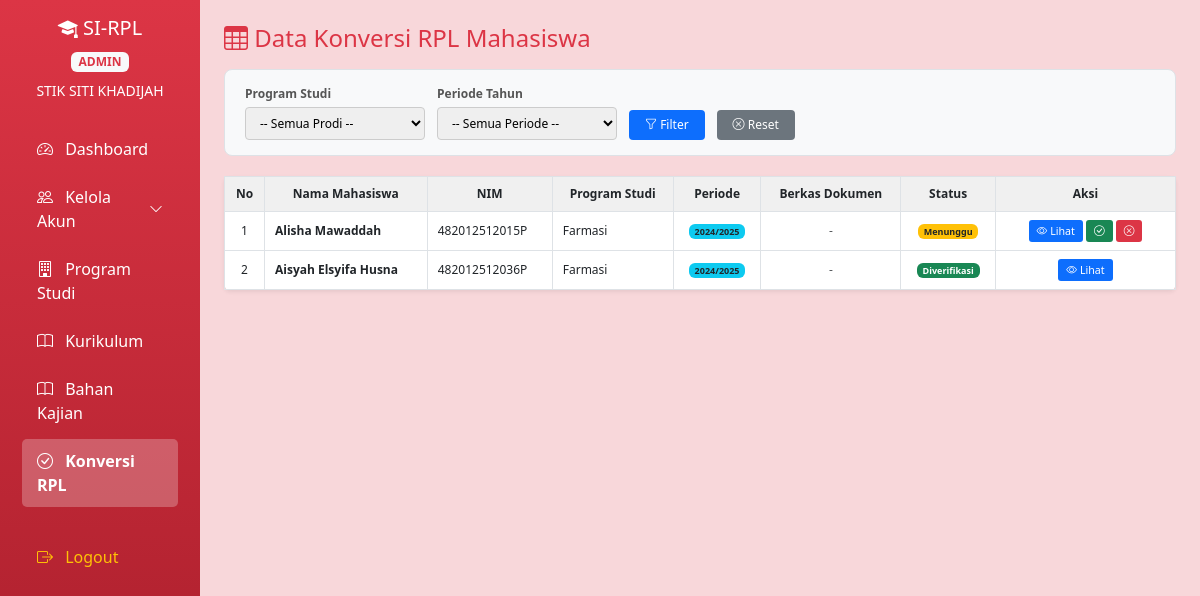
Page /dashboard.php?page=rpl/konversi (signed in) on the committed database.
### tables this page shows
CREATE TABLE `konversi_header` (
  `id` int(11) NOT NULL,
  `id_mahasiswa` int(11) DEFAULT NULL,
  `periode_tahun` varchar(9) NOT NULL,
  `nama_asal` varchar(100) DEFAULT NULL,
  `nim_asal` varchar(50) DEFAULT NULL,
  `pt_asal` varchar(100) DEFAULT NULL,
  `prodi_asal` varchar(100) DEFAULT NULL,
  `nama_tujuan` varchar(100) DEFAULT NULL,
  `nim_tujuan` varchar(50) DEFAULT NULL,
  `pt_tujuan` varchar(100) DEFAULT NULL,
  `prodi_tujuan` varchar(100) DEFAULT NULL,
  `berkas_silabus` varchar(255) DEFAULT NULL,
  `berkas_transkrip` varchar(255) DEFAULT NULL,
  `status` enum('draft','menunggu','diverifikasi','ditolak') DEFAULT 'draft',
  `created_at` timestamp NOT NULL DEFAULT current_timestamp()
);

### pages/rpl/konversi.php (the view, shortened to what this page needs)
<?php
    require_once __DIR__ . '/../../config/database.php';
    $sql = "SELECT * FROM konversi_header WHERE 1=1";
    $sql .= " ORDER BY id DESC";
    $stmt = $conn->prepare($sql);
    $stmt->execute();
    $result = $stmt->get_result();
    $badge_class = [
        'draft' => 'bg-secondary',
        'menunggu' => 'bg-warning text-dark',
        'diverifikasi' => 'bg-success',
        'ditolak' => 'bg-danger'
    ];
?>
<h4 class="text-danger mb-3">
    <i class="bi bi-table"></i> Data Konversi RPL Mahasiswa
</h4>
<div class="filter-card">
    <form method="GET" action="" class="filter-form">
        <div class="filter-group">
            <label>Program Studi</label>
            <select name="prodi">
                <option value="">-- Semua Prodi --</option>
            </select>
        </div>
        <div class="filter-group">
            <label>Periode Tahun</label>
            <select name="periode">
                <option value="">-- Semua Periode --</option>
            </select>
        </div>
        <button type="submit" class="btn-filter">
            <i class="bi bi-funnel"></i> Filter
        </button>
        <a href="?page=petugas/konversi_rpl" class="btn-reset">
            <i class="bi bi-x-circle"></i> Reset
        </a>
    </form>
</div>
<div class="card border-0 shadow-sm">
    <div class="card-body p-0">
        <div class="table-responsive">
            <table class="data-table">
                <thead>
                    <tr>
                        <th width="40">No</th>
                        <th>Nama Mahasiswa</th>
                        <th>NIM</th>
                        <th>Program Studi</th>
                        <th>Periode</th>
                        <th>Berkas Dokumen</th>
                        <th>Status</th>
                        <th width="180">Aksi</th>
                    </tr>
                </thead>
                <tbody>
                    <?php if ($result->num_rows == 0): ?>
                    <tr>
                        <td colspan="8" class="text-center py-4 text-muted">
                            <i class="bi bi-inbox fs-1 d-block mb-2 opacity-50"></i>
                            Tidak ada data konversi
                        </td>
                    </tr>
                    <?php else: ?>
                        <?php $no = 1; while ($row = $result->fetch_assoc()): ?>
                        <tr>
                            <td class="text-center"><?= $no++ ?></td>
                            <td class="fw-bold"><?= htmlspecialchars($row['nama_tujuan'] ?? '-') ?></td>
                            <td><?= htmlspecialchars($row['nim_tujuan'] ?? '-') ?></td>
                            <td><?= htmlspecialchars($row['prodi_tujuan'] ?? '-') ?></td>
                            <td class="text-center">
                                <span class="badge bg-info text-dark"><?= htmlspecialchars($row['periode_tahun'] ?? '-') ?></span>
                            </td>
                            <td class="text-center">
                                <?php if (!empty($row['berkas_dokumen'])): ?>
                                <a href="<?= htmlspecialchars($row['berkas_dokumen']) ?>" target="_blank" class="berkas-link">
                                    <i class="bi bi-file-earmark-text"></i> Lihat Berkas
                                </a>
                                <?php else: ?>
                                <span class="text-muted">-</span>
                                <?php endif; ?>
                            </td>
                            <td class="text-center">
                                <span class="badge <?= $badge_class[$row['status']] ?? 'bg-secondary' ?>">
                                    <?= ucfirst($row['status'] ?? 'draft') ?>
                                </span>
                            </td>
                            <td class="text-center">
                                <a href="?page=rpl/lihat_konversi&id=<?= $row['id'] ?>" class="btn-aksi btn-lihat" title="Lihat Hasil Konversi">
                                    <i class="bi bi-eye"></i> Lihat
                                </a>
                                <?php if ($row['status'] == 'menunggu'): ?>
                                <button type="button" class="btn-aksi btn-verifikasi"
                                        onclick="openModal('verifikasi', <?= $row['id'] ?>, '<?= htmlspecialchars($row['nama_tujuan']) ?>')"
                                        title="Verifikasi">
                                    <i class="bi bi-check-circle"></i>
                                </button>
                                <button type="button" class="btn-aksi btn-tolak"
                                        onclick="openModal('tolak', <?= $row['id'] ?>, '<?= htmlspecialchars($row['nama_tujuan']) ?>')"
                                        title="Tolak">
                                    <i class="bi bi-x-circle"></i>
                                </button>
                                <?php endif; ?>
                            </td>
                        </tr>
                        <?php endwhile; ?>
                    <?php endif; ?>
                </tbody>
            </table>
        </div>
    </div>
</div>

### assets/css/custom.css (style rules this page uses)
:root { --primary-red: #dc3545; --dark-red: #a71d2a; --light-red: #f8d7da; }
body { background-color: #f4f6f9; }

### pages/rpl/konversi.php (style rules this page uses)
.filter-card { background: #f8f9fa; border: 1px solid #dee2e6; border-radius: 8px; padding: 15px 20px; margin-bottom: 20px; }
.filter-form { display: flex; gap: 12px; align-items: end; flex-wrap: wrap; }
.filter-group { display: flex; flex-direction: column; gap: 4px; }
.filter-group label { font-size: 9pt; font-weight: 600; color: #555; }
.filter-group select { padding: 6px 10px; border: 1px solid #ccc; border-radius: 4px; font-size: 9pt; min-width: 180px; }
.btn-filter { padding: 6px 16px; background: #0d6efd; color: #fff; border: none; border-radius: 4px; font-size: 9pt; cursor: pointer; }
.btn-reset { padding: 6px 16px; background: #6c757d; color: #fff; border: none; border-radius: 4px; font-size: 9pt; text-decoration: none; }
.data-table { width: 100%; border-collapse: collapse; font-size: 9pt; }
.data-table th, .data-table td { border: 1px solid #dee2e6; padding: 8px 10px; vertical-align: middle; }
.data-table th { background: #f0f0f0; font-weight: 600; text-align: center; }
.text-center { text-align: center; }
.btn-aksi { padding: 3px 8px; border-radius: 3px; font-size: 8pt; text-decoration: none; display: inline-flex; align-items: center; gap: 3px; cursor: pointer; border: none; }
.btn-lihat { background: #0d6efd; color: #fff; }
.btn-verifikasi { background: #198754; color: #fff; }
.btn-tolak { background: #dc3545; color: #fff; }

### rows in the picture
konversi_header: nama_tujuan "Alisha Mawaddah", nim_tujuan "482012512015P", prodi_tujuan "Farmasi", periode_tahun "2024/2025", status "Menunggu"
konversi_header: nama_tujuan "Aisyah Elsyifa Husna", nim_tujuan "482012512036P", prodi_tujuan "Farmasi", periode_tahun "2024/2025", status "Diverifikasi"

### other values in the picture
$_SESSION['role'] "ADMIN"
$_SESSION['nama'] "STIK SITI KHADIJAH"
